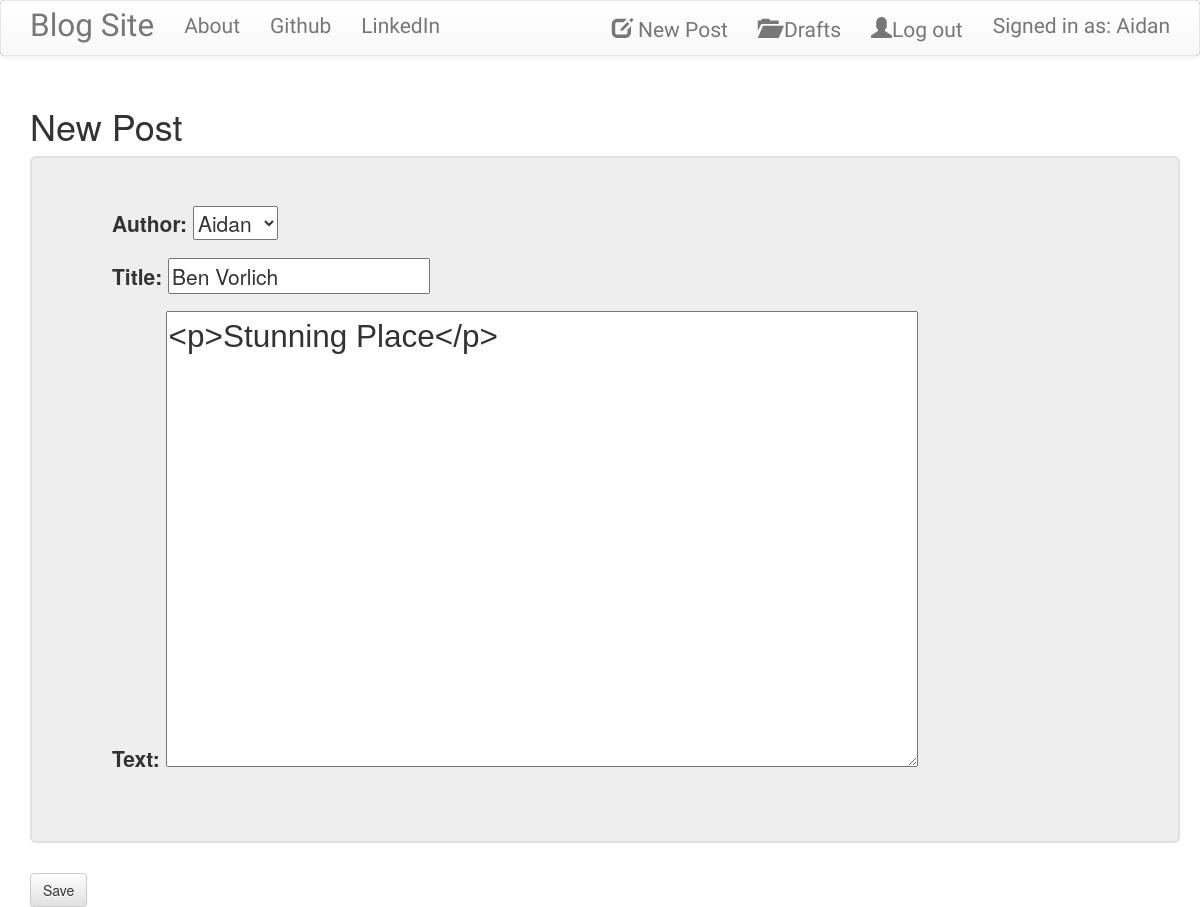
The app's page /post/14/edit/ (signed in) with its own data.
### blog/models.py (models this page shows, shortened)
class Post(models.Model):
    author = models.ForeignKey('auth.User')
    title = models.CharField(max_length=200)
    text = models.TextField()
    created_date = models.DateTimeField(default=timezone.now)
    published_date = models.DateTimeField(blank=True, null=True)

### blog/views.py (the view)
# urls.py: url(r'^post/(?P<pk>\d+)/edit/$', views.PostUpdateView.as_view(), name='post_edit'),
class PostUpdateView(LoginRequiredMixin,UpdateView):
    login_url = '/login/'
    redirect_field_name = 'blog/post_detail.html'
    form_class = PostForm
    model = Post

### blog/forms.py
class PostForm(forms.ModelForm):
    class Meta():
        model = Post
        fields = ('author', 'title', 'text')
        widgets ={
            'title':forms.TextInput(attrs={'class':'textinputclass'}),
            'text':forms.Textarea(attrs={'class':'editable medium-editor-textarea postcontent'})
        }

### blog/templates/blog/post_form.html (shortened to what this page needs)
{% extends "blog/base.html" %}
{% block content %}
    <h1>New Post</h1>
    <form method="POST" class="post-form">
        <div class = "jumbotron mycustom-jumbotron">
        {{form.as_p}}
        </div>
        <button type="submit" class="save btn btn-default">Save</button>
    </form>
{% endblock %}

### blog/templates/blog/base.html (shortened to what this page needs)
<!DOCTYPE html>
{% load staticfiles %}
<html>
    <head>
        <link rel="stylesheet" href="https://cdn.jsdelivr.net/npm/bootstrap@3.3.7/dist/css/bootstrap.min.css">
        <link rel="stylesheet" href="https://cdn.jsdelivr.net/npm/bootstrap@3.3.7/dist/css/bootstrap-theme.min.css">
        <link rel="stylesheet" href="//cdn.jsdelivr.net/medium-editor/latest/css/medium-editor.min.css" type="text/css" media="screen" charset="utf-8">
        <link rel="stylesheet" href="{% static 'css/blog.css' %}">
    </head>
    <body class="loader">
        <nav class="navbar navbar-default sticky-top techfont custom-navbar">
            <div class="container">
                <ul class="nav navbar-nav">
                    <li><a class='navbar-brand bigbrand' href="{% url 'post_list' %}">Blog Site</a></li>
                    <li><a href="{% url 'about'%}">About</a></li>
                    <li><a href="https://github.com/AidanGoldie7?tab=repositories">Github</a></li>
                    <li><a href="https://www.linkedin.com/in/aidan-goldie-88414523a/">LinkedIn</a></li>
                </ul>
                <ul class="nav navbar-nav navbar-right">
                    {% if user.is_authenticated %}
                    <li>
                      <a href="{% url 'post_new' %}" ><span class="glyphicon glyphicon-edit"></span>  New Post</a>
                    </li>
                    <li>
                      <a href="{% url 'post_draft_list' %}"><span class="glyphicon glyphicon-folder-open"></span>     Drafts</a>
                    </li>
                    <li>
                        <a href="{% url 'logout' %}" ><span class="glyphicon glyphicon-user"></span>Log out</a>
                    </li>
                    <li>
                        <a >Signed in as: {{ user.username }}</a>
                    </li>
                        {% else %}
                        <li><a class='nav navbar-right' href="{% url 'login' %}" ><span class="glyphicon glyphicon-user"></span>Login</a></li>
                    {% endif %}
                  </ul>
            </div>
        </nav>
            <div class="content container">
                <div class="row">
                    <div class="col-md-5">
                    <div class="blog_posts">
                        {% block content %}
                        {% endblock %}
                    </div>
                    </div>
                </div>
            </div>
    </body>
</html>

### blog/static/css/blog.css (style rules this page uses)
.mycustom-jumbotron { border: 2.5px; border-color: #e0e0e0; border-style: solid; font-size: 15px; cursor:pointer; width: 1150px; text-align:left; text-indent: 10px; margin-top: 50; }
.techfont { font-family: 'Mukta', sans-serif ; font-size: 1.5em; margin-bottom: 30px; }
.bigbrand { font-size: 1.5em; }
.postcontent { font-family: sans-serif; font-size: 1.5em; }
.custom-navbar { background-color: #000000; }
.loader { filter:hue-rotate(0deg); color: linear-gradient(45deg,#0f8,#08f); animation:hue 5000ms infinite linear; }

### blog/templates/blog/base.html (style rules this page uses)
body { background-image: url("https://img.freepik.com/free-vector/shiny-white-gray-background-with-wavy-lines_1017-25101.jpg?w=2000"); background-size: cover; background-attachment: fixed; }

### records on screen
Post: author "Aidan", title "Ben Vorlich", text "<p>Stunning Place</p>"

### other values on screen
{{ user.username }} "Aidan"
